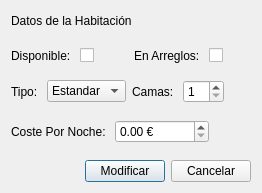
<?xml version="1.0" encoding="UTF-8"?>
<ui version="4.0">
 <class>EstadoHabitacion</class>
 <widget class="QDialog" name="EstadoHabitacion">
  <property name="geometry">
   <rect>
    <x>0</x>
    <y>0</y>
    <width>262</width>
    <height>193</height>
   </rect>
  </property>
  <property name="windowTitle">
   <string>Dialog</string>
  </property>
  <layout class="QVBoxLayout" name="verticalLayout">
   <item>
    <layout class="QHBoxLayout" name="horizontalLayout_2">
     <item>
      <widget class="QLabel" name="label_3">
       <property name="text">
        <string>Datos de la Habitación</string>
       </property>
      </widget>
     </item>
     <item>
      <widget class="QLabel" name="labelNumeroHabitacion">
       <property name="text">
        <string/>
       </property>
      </widget>
     </item>
     <item>
      <spacer name="horizontalSpacer">
       <property name="orientation">
        <enum>Qt::Orientation::Horizontal</enum>
       </property>
       <property name="sizeHint" stdset="0">
        <size>
         <width>40</width>
         <height>20</height>
        </size>
       </property>
      </spacer>
     </item>
    </layout>
   </item>
   <item>
    <spacer name="verticalSpacer">
     <property name="orientation">
      <enum>Qt::Orientation::Vertical</enum>
     </property>
     <property name="sizeHint" stdset="0">
      <size>
       <width>20</width>
       <height>40</height>
      </size>
     </property>
    </spacer>
   </item>
   <item>
    <layout class="QHBoxLayout" name="horizontalLayout">
     <item>
      <layout class="QHBoxLayout" name="horizontalLayoutDisponible">
       <item>
        <widget class="QLabel" name="label">
         <property name="text">
          <string>Disponible: </string>
         </property>
        </widget>
       </item>
       <item>
        <widget class="QCheckBox" name="checkBoxDisponible">
         <property name="layoutDirection">
          <enum>Qt::LayoutDirection::LeftToRight</enum>
         </property>
         <property name="text">
          <string/>
         </property>
         <property name="tristate">
          <bool>false</bool>
         </property>
        </widget>
       </item>
      </layout>
     </item>
     <item>
      <layout class="QHBoxLayout" name="horizontalLayoutEnArreglos">
       <item>
        <widget class="QLabel" name="label_2">
         <property name="text">
          <string>En Arreglos: </string>
         </property>
        </widget>
       </item>
       <item>
        <widget class="QCheckBox" name="checkBoxEnArreglos">
         <property name="layoutDirection">
          <enum>Qt::LayoutDirection::LeftToRight</enum>
         </property>
         <property name="text">
          <string/>
         </property>
         <property name="tristate">
          <bool>false</bool>
         </property>
        </widget>
       </item>
      </layout>
     </item>
    </layout>
   </item>
   <item>
    <spacer name="verticalSpacer_2">
     <property name="orientation">
      <enum>Qt::Orientation::Vertical</enum>
     </property>
     <property name="sizeHint" stdset="0">
      <size>
       <width>20</width>
       <height>40</height>
      </size>
     </property>
    </spacer>
   </item>
   <item>
    <layout class="QHBoxLayout" name="horizontalLayout_3">
     <item>
      <layout class="QHBoxLayout" name="horizontalLayout_4">
       <item>
        <widget class="QLabel" name="label_4">
         <property name="text">
          <string>Tipo: </string>
         </property>
        </widget>
       </item>
       <item>
        <widget class="QComboBox" name="comboBoxTipo">
         <item>
          <property name="text">
           <string>Estandar</string>
          </property>
         </item>
         <item>
          <property name="text">
           <string>Premuim</string>
          </property>
         </item>
         <item>
          <property name="text">
           <string>Suit</string>
          </property>
         </item>
        </widget>
       </item>
      </layout>
     </item>
     <item>
      <layout class="QHBoxLayout" name="horizontalLayout_5">
       <item>
        <widget class="QLabel" name="label_5">
         <property name="text">
          <string>Camas: </string>
         </property>
        </widget>
       </item>
       <item>
        <widget class="QSpinBox" name="spinBoxCamas">
         <property name="minimum">
          <number>1</number>
         </property>
        </widget>
       </item>
      </layout>
     </item>
     <item>
      <spacer name="horizontalSpacer_4">
       <property name="orientation">
        <enum>Qt::Orientation::Horizontal</enum>
       </property>
       <property name="sizeHint" stdset="0">
        <size>
         <width>40</width>
         <height>20</height>
        </size>
       </property>
      </spacer>
     </item>
    </layout>
   </item>
   <item>
    <spacer name="verticalSpacer_3">
     <property name="orientation">
      <enum>Qt::Orientation::Vertical</enum>
     </property>
     <property name="sizeHint" stdset="0">
      <size>
       <width>20</width>
       <height>40</height>
      </size>
     </property>
    </spacer>
   </item>
   <item>
    <layout class="QHBoxLayout" name="horizontalLayout_6">
     <item>
      <widget class="QLabel" name="label_6">
       <property name="text">
        <string>Coste Por Noche: </string>
       </property>
      </widget>
     </item>
     <item>
      <widget class="QDoubleSpinBox" name="doubleSpinBoxCoste">
       <property name="suffix">
        <string> €</string>
       </property>
       <property name="maximum">
        <double>999999999.000000000000000</double>
       </property>
       <property name="singleStep">
        <double>5.000000000000000</double>
       </property>
      </widget>
     </item>
     <item>
      <spacer name="horizontalSpacer_2">
       <property name="orientation">
        <enum>Qt::Orientation::Horizontal</enum>
       </property>
       <property name="sizeHint" stdset="0">
        <size>
         <width>40</width>
         <height>20</height>
        </size>
       </property>
      </spacer>
     </item>
    </layout>
   </item>
   <item>
    <spacer name="verticalSpacer_4">
     <property name="orientation">
      <enum>Qt::Orientation::Vertical</enum>
     </property>
     <property name="sizeHint" stdset="0">
      <size>
       <width>20</width>
       <height>40</height>
      </size>
     </property>
    </spacer>
   </item>
   <item>
    <layout class="QHBoxLayout" name="horizontalLayout_7">
     <item>
      <spacer name="horizontalSpacer_3">
       <property name="orientation">
        <enum>Qt::Orientation::Horizontal</enum>
       </property>
       <property name="sizeHint" stdset="0">
        <size>
         <width>40</width>
         <height>20</height>
        </size>
       </property>
      </spacer>
     </item>
     <item>
      <widget class="QPushButton" name="pushButtonModificar">
       <property name="text">
        <string>Modificar</string>
       </property>
      </widget>
     </item>
     <item>
      <widget class="QPushButton" name="pushButtonCancelar">
       <property name="text">
        <string>Cancelar</string>
       </property>
      </widget>
     </item>
    </layout>
   </item>
  </layout>
 </widget>
 <resources/>
 <connections/>
</ui>
